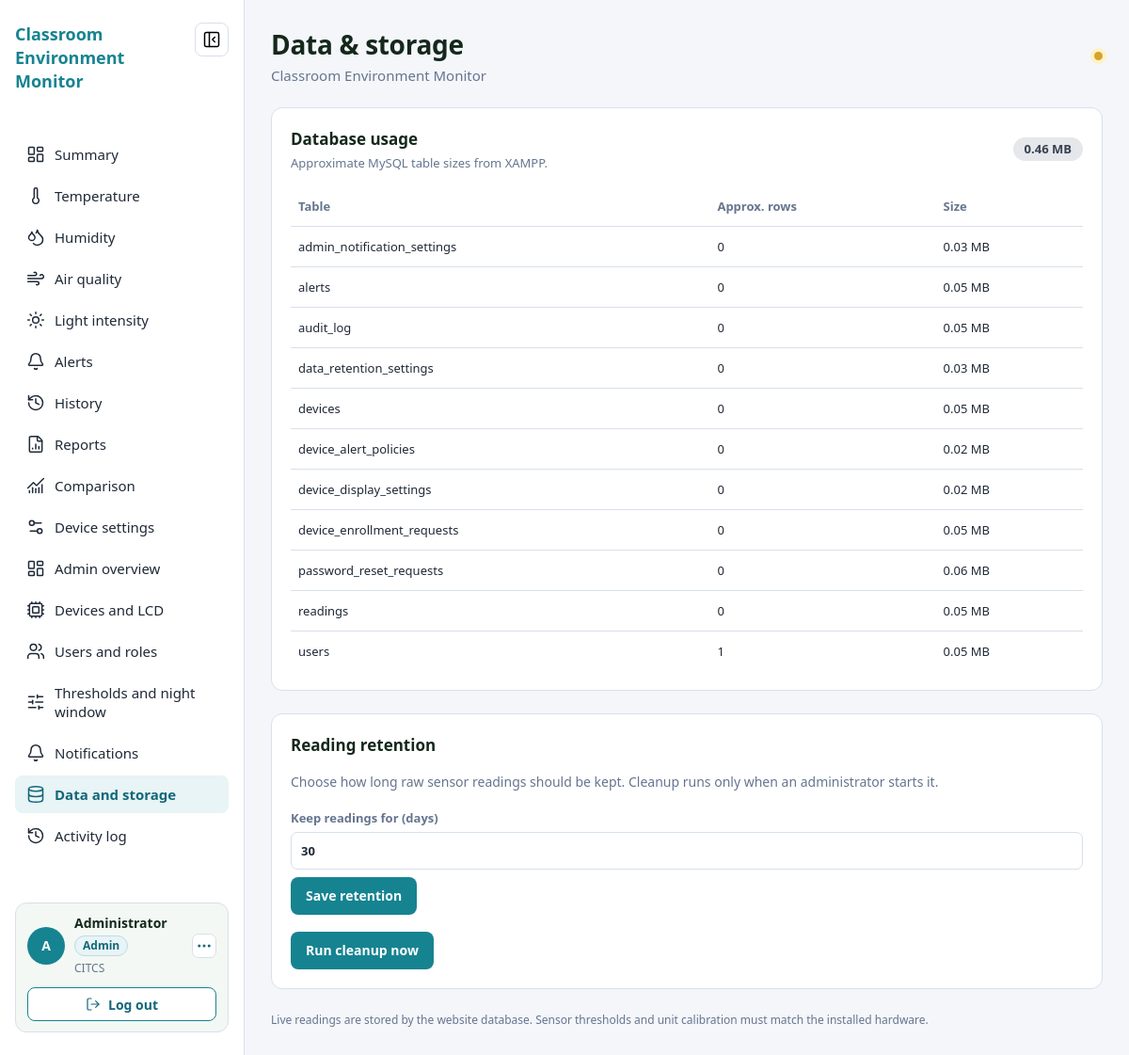
The app's page /pages/admin_storage.php (signed in), older data.
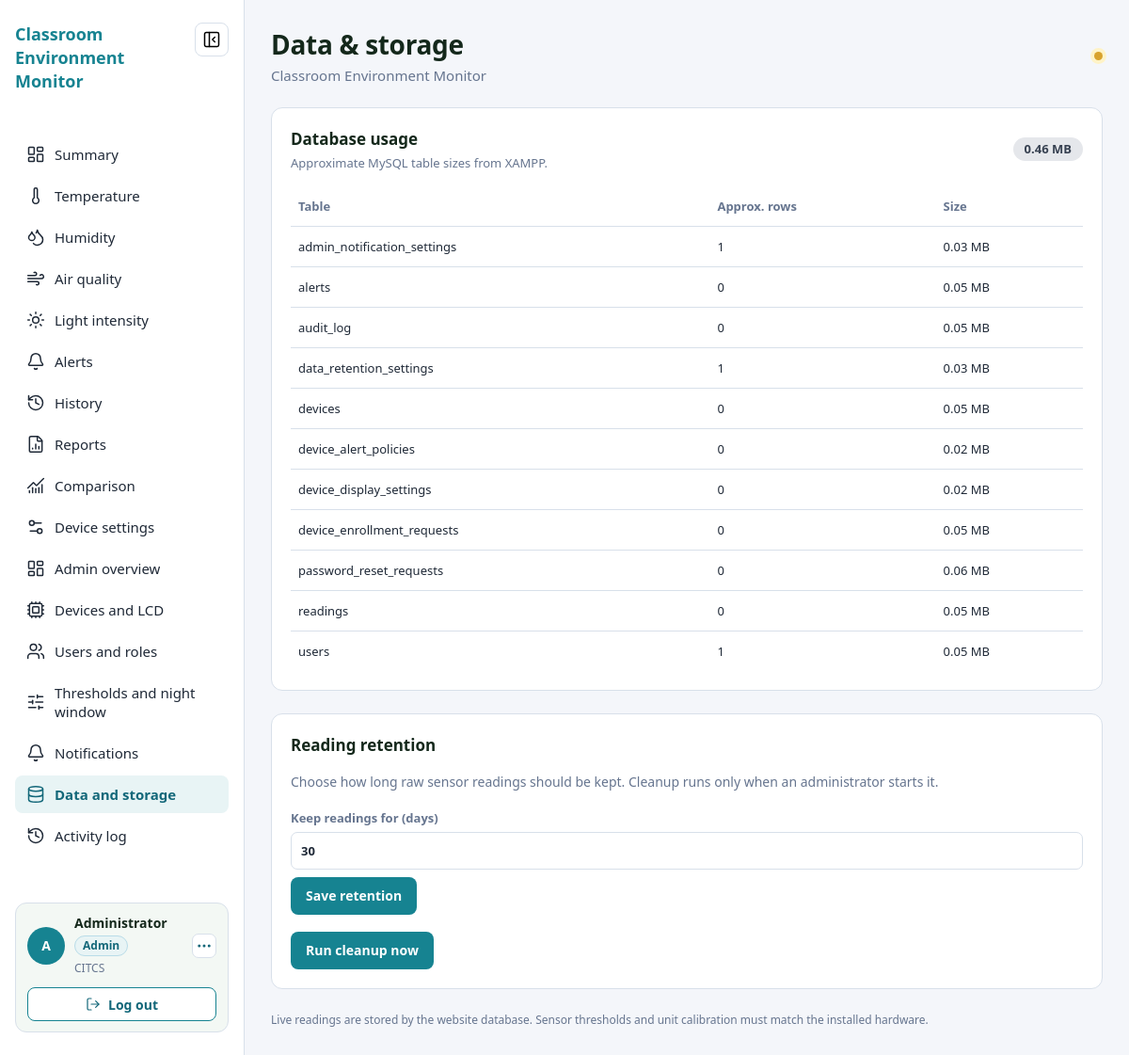
The same page, newer data.
### tables this page shows
CREATE TABLE IF NOT EXISTS data_retention_settings (
  id TINYINT UNSIGNED NOT NULL,
  raw_readings_days SMALLINT UNSIGNED NOT NULL DEFAULT 30,
  updated_at DATETIME NOT NULL DEFAULT CURRENT_TIMESTAMP ON UPDATE CURRENT_TIMESTAMP,
  updated_by BIGINT UNSIGNED NULL,
  PRIMARY KEY (id),
  CONSTRAINT fk_retention_admin FOREIGN KEY (updated_by) REFERENCES users(id) ON DELETE SET NULL
);

### pages/admin_storage.php (the view, shortened to what this page needs)
<?php
$tables = []; $total = 0; $message = ''; $days = 30;
try {
    $pdo = db();
    $days = (int)$pdo->query('SELECT raw_readings_days FROM data_retention_settings WHERE id=1')->fetchColumn() ?: $days;
    $tables = $pdo->query("SELECT TABLE_NAME AS name, TABLE_ROWS AS rows_estimate, ROUND((DATA_LENGTH+INDEX_LENGTH)/1024/1024,2) AS size_mb FROM information_schema.TABLES WHERE TABLE_SCHEMA=DATABASE() ORDER BY TABLE_NAME")->fetchAll();
    foreach ($tables as $table) $total += (float)$table['size_mb'];
} catch (Throwable $exception) { $message = $exception instanceof RuntimeException ? $exception->getMessage() : database_error_message(); }
layout_start('Data & storage', 'admin_storage');
?>
<section class="content-card"><div class="section-heading"><div><h2>Database usage</h2><p>Approximate MySQL table sizes from XAMPP.</p></div><span class="status-pill neutral"><?= number_format($total,2) ?> MB</span></div><?php if (!$tables): ?><p class="empty-state">Import the project SQL to view database usage.</p><?php else: ?><div class="table-scroll"><table><thead><tr><th>Table</th><th>Approx. rows</th><th>Size</th></tr></thead><tbody><?php foreach ($tables as $table): ?><tr><td><?= e($table['name']) ?></td><td><?= number_format((int)$table['rows_estimate']) ?></td><td><?= e((string)$table['size_mb']) ?> MB</td></tr><?php endforeach; ?></tbody></table></div><?php endif; ?></section>
<section class="content-card"><h2>Reading retention</h2><p>Choose how long raw sensor readings should be kept. Cleanup runs only when an administrator starts it.</p><form class="settings-form" method="post"><label>Keep readings for (days)<input type="number" name="raw_readings_days" min="1" max="3650" value="<?= $days ?>" required></label><button class="button-primary" type="submit">Save retention</button></form><form method="post" onsubmit="return confirm('Permanently delete readings older than this retention period? Export the database first if you need a backup.')"><button class="button-link" type="submit">Run cleanup now</button></form></section>
<?php layout_end(); ?>

### assets/php/bootstrap.php (shortened to what this page needs)
<?php
function app_url(string $path = ''): string {
    return APP_BASE . ltrim($path, '/');
}
function e(?string $value): string {
    return htmlspecialchars($value ?? '', ENT_QUOTES | ENT_SUBSTITUTE, 'UTF-8');
}
function layout_start(string $title, string $active): void {
    $userName = $_SESSION['name'] ?? 'Faculty';
    $role = $_SESSION['role'] ?? 'faculty';
    $nameParts = preg_split('/\s+/', trim($userName)) ?: [];
    $initials = strtoupper(substr($nameParts[0] ?? 'F', 0, 1) . (count($nameParts) > 1 ? substr(end($nameParts), 0, 1) : ''));
    $facultyNav = [
        ['Summary', 'pages/summary.php', 'layout-dashboard', 'summary'],
        ['Temperature', 'pages/parameter.php?sensor=temperature', 'thermometer', 'temperature'],
        ['Humidity', 'pages/parameter.php?sensor=humidity', 'droplets', 'humidity'],
        ['Air quality', 'pages/parameter.php?sensor=air', 'wind', 'air'],
        ['Light intensity', 'pages/parameter.php?sensor=light', 'sun', 'light'],
        ['Alerts', 'pages/alerts.php', 'bell', 'alerts'],
        ['History', 'pages/history.php', 'history', 'history'],
        ['Reports', 'pages/reports.php', 'file-chart-column', 'reports'],
        ['Comparison', 'pages/comparison.php', 'chart-no-axes-combined', 'comparison'],
        ['Device settings', 'pages/device.php', 'settings-2', 'device'],
    ];
    $adminNav = [
        ['Admin overview', 'pages/admin.php', 'layout-dashboard', 'admin'],
        ['Devices and LCD', 'pages/admin_devices.php', 'cpu', 'admin_devices'],
        ['Users and roles', 'pages/admin_users.php', 'users', 'admin_users'],
        ['Thresholds and night window', 'pages/admin_thresholds.php', 'sliders-horizontal', 'admin_thresholds'],
        ['Notifications', 'pages/admin_notifications.php', 'bell', 'admin_notifications'],
        ['Data and storage', 'pages/admin_storage.php', 'database', 'admin_storage'],
        ['Activity log', 'pages/admin_log.php', 'history', 'admin_log'],
    ];
    $nav = $role === 'admin' ? array_merge($facultyNav, $adminNav) : $facultyNav;
    $selectedDevice = filter_var($_GET['device_id'] ?? null, FILTER_VALIDATE_INT);
    $navDeviceId = $selectedDevice && $selectedDevice > 0 ? (int)$selectedDevice : null;
    ?>
    <!doctype html>
    <html lang="en">
    <head>
      <link rel="stylesheet" href="<?= e(app_url('assets/css/app.css?v=20261029-6')) ?>">
      <link rel="stylesheet" href="<?= e(app_url('responsiveness/desktop/desktop.css')) ?>">
      <link rel="stylesheet" href="<?= e(app_url('responsiveness/laptop/laptop.css')) ?>">
      <link rel="stylesheet" href="<?= e(app_url('responsiveness/tablet/tablet.css?v=20261024-1')) ?>">
      <link rel="stylesheet" href="<?= e(app_url('responsiveness/mobile/mobile.css?v=20261029-11')) ?>">
    </head>
    <body class="app-page app-page-<?= e($active) ?> app-role-<?= e($role) ?>" data-app-base="<?= e(app_url()) ?>" data-cache-scope="<?= (int)($_SESSION['user_id'] ?? 0) ?>">
    <div class="app-shell" id="top">
      <aside class="sidebar" aria-label="Main navigation">
        <div class="brand-row">
          <div class="brand"><strong>Classroom Environment Monitor</strong></div>
          <button class="sidebar-toggle" type="button" aria-label="Hide navigation" aria-expanded="true" title="Hide navigation"><i class="toggle-expanded" data-lucide="panel-left-close" aria-hidden="true"></i><i class="toggle-collapsed" data-lucide="chevron-right" aria-hidden="true"></i></button>
        </div>
        <nav class="primary-nav">
          <?php foreach ($nav as [$label, $href, $icon, $key]): $navHref = $navDeviceId ? $href . (str_contains($href, '?') ? '&' : '?') . 'device_id=' . $navDeviceId : $href; ?>
            <a class="nav-link <?= $active === $key ? 'active' : '' ?>" href="<?= e(app_url($navHref)) ?>" <?= $active === $key ? 'aria-current="page"' : '' ?>>
              <i data-lucide="<?= e($icon) ?>" aria-hidden="true"></i><span><?= e($label) ?></span>
            </a>
          <?php endforeach; ?>
        </nav>
        <div class="sidebar-bottom">
          <div class="user-card">
          <details class="profile-menu">
            <summary class="profile-summary"><div class="user-details"><span class="avatar" aria-hidden="true"><?= e($initials) ?></span><div><strong><?= e($userName) ?></strong><span class="role"><?= e(ucfirst($role)) ?></span><small>CITCS</small></div></div><i data-lucide="ellipsis" aria-hidden="true"></i></summary>
          </details>
          <form method="post" action="<?= e(app_url('logout.php')) ?>"><input type="hidden" name="csrf_token" value="<?= e(csrf_token()) ?>"><button class="logout" type="submit"><i data-lucide="log-out" aria-hidden="true"></i>Log out</button></form>
          </div>
        </div>
      </aside>
      <main class="main-content">
        <header class="page-header"><div class="page-header-copy"><h1><?= e($title) ?></h1><p id="page-subtitle"><?= $active === 'summary' ? 'Room 301 · Sample data · Updated 1 minute ago' : 'Classroom Environment Monitor' ?></p></div><span class="connection-dot" id="connection-dot" aria-hidden="true"></span></header>
    <?php
}
function layout_end(): void {
    ?>
        <p class="prototype-note">Live readings are stored by the website database. Sensor thresholds and unit calibration must match the installed hardware.</p>
      </main>
    </div>
    </body>
    </html>
    <?php
}
    ?>

### responsiveness/laptop/laptop.css (style rules this page uses)
@media (min-width:1101px) and (max-width:1399px) { .main-content { padding:28px } }

### responsiveness/mobile/mobile.css (style rules this page uses)
body.app-page.app-role-admin { --bg:#f4f6fa;--surface:#fff;--line:#d8e0ea;--ink:#1f2937;--muted:#66758f;--primary:#168391;--primary-dark:#126779;--primary-soft:#e8f4f5;background:var(--bg) }
.app-page.app-role-admin .role { border-color:#b9dce8 }
.app-page.app-role-admin .logout { border-color:var(--primary);color:var(--primary-dark) }
.app-page.app-role-admin .primary-nav { overflow-y:auto;overscroll-behavior:contain }

Row changes from the older to the newer data that the page shows:
added data_retention_settings: raw_readings_days "30"
Text that changed along with them:
form field raw_readings_days: "30" → (not shown)
new list line: "admin_notification_settings 1 0.03 MB"
new list line: "data_retention_settings 1 0.03 MB"
list line gone: "admin_notification_settings 0 0.03 MB"
list line gone: "data_retention_settings 0 0.03 MB"
